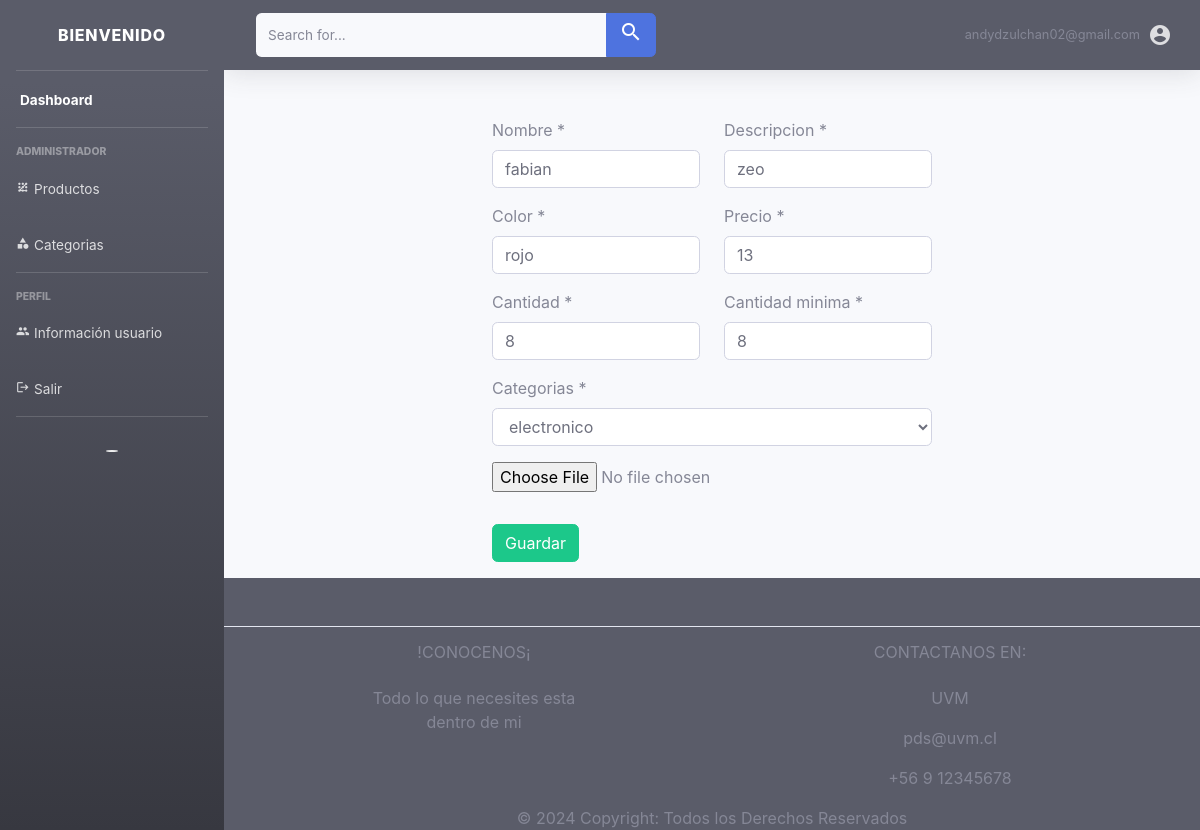
/views/usuarios/producto_editar.php?id=22 (signed in), run on the app's committed database.
### tables this page shows
CREATE TABLE `productos` (
  `id` int(11) NOT NULL,
  `nombre` varchar(50) NOT NULL,
  `descripcion` varchar(100) NOT NULL,
  `color` varchar(20) NOT NULL,
  `precio` float NOT NULL,
  `cantidad` varchar(3) NOT NULL,
  `cantidad_min` int(11) NOT NULL,
  `categorias` varchar(50) NOT NULL,
  `imagen` longblob NOT NULL,
  `user_id` int(11) DEFAULT NULL
);

### views/usuarios/producto_editar.php (the view, shortened to what this page needs)
<?php
$id = $_GET['id'];
require_once ("../../includes/_db.php");
$consulta = "SELECT * FROM productos WHERE id = $id";
$resultado = mysqli_query($conexion, $consulta);
$productos = mysqli_fetch_assoc($resultado);
?>
<!DOCTYPE html>
<html lang="en">
<?php require '../../includes/_header.php' ?>
<body>
<div class="container">
<div class="col-sm-6 offset-3 mt-5">
<form action="../../includes/_functions.php" method="POST"  enctype="multipart/form-data" >
<div class="row">
<div class="col-sm-6">
<div class="mb-3">
<label for="nombre" class="form-label">Nombre *</label>
<input type="text"  id="nombre" name="nombre" value="<?php echo $productos ['nombre']; ?>" class="form-control" required>
</div>
</div>
<div class="col-sm-6">
<div class="mb-3">
<label for="descripcion" class="form-label">Descripcion *</label>
<input type="text"  id="descripcion" name="descripcion" value="<?php echo $productos ['descripcion']; ?>" class="form-control" required>
</div>
</div>
</div>
<div class="row">
<div class="col-sm-6">
<div class="mb-3">
<label for="color" class="form-label">Color *</label>
<input type="text"  id="color" name="color" value="<?php echo $productos ['color']; ?>"  class="form-control" required>
</div>
</div>
<div class="col-sm-6">
<div class="mb-3">
<label for="precio" class="form-label">Precio *</label>
<input type="number"  id="precio" name="precio"  value="<?php echo $productos ['precio']; ?>" class="form-control" required>
</div>
</div>
</div>
<div class="row">
<div class="col-sm-6">
<div class="mb-3">
<label for="cantidad" class="form-label">Cantidad *</label>
<input type="number"  id="cantidad" name="cantidad"  value="<?php echo $productos ['cantidad']; ?>" class="form-control" required>
</div>
</div>
<div class="col-sm-6">
<div class="mb-3">
<label for="cantidad" class="form-label">Cantidad minima *</label>
<input type="number"  id="cantidamin" name="cantidadmin" value="<?php echo $productos ['cantidad']; ?>" class="form-control" required>
</div>
</div>
</div>
<div class="row">
    <div class="col-sm-12">
    <div class="mb-3">
<label for="categorias" class="form-label">Categorias *</label>
<select name="categorias" id="categorias" class="form-control" required>
    <option value="electronico">electronico</option>
  </select>
    </div>
</div>
</div>
<div class="mb-3">
<div class="row">
        <div class="col-sm-12">
            <div class="form-group">
                <input type="file" class="form-control-file"  name="foto" id="foto" required>
            </div>
        </div>
    </div>
</div>
<div class="mb-3">
<button type="submit" class="btn btn-success">Guardar</button>
</div>
</form>
</div>
</div>
</body>
<?php require '../../includes/_footer.php' ?>
</html>

### data on the page
productos: nombre "fabian", descripcion "zeo", color "rojo", precio "13", cantidad "8", cantidadmin "8"

### other printed values
$actualsesion "andydzulchan02@gmail.com"
